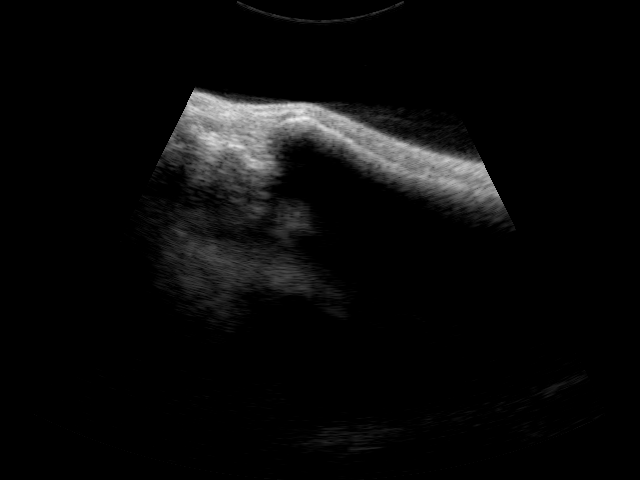
#> input picture Plantar/Scan_3d__bmp/Scan_3d__bmp/Image_121_169_12392.bmp, 640 x 480 px, given in place of Image_0_4_0.bmp, which was not available
$ jupyter execute Fliter_Bmp_Preprocess.ipynb
#> lines starting #> are read from the running program, lines starting #| are printed output that depends on the picture; after the words box and inside, x2 and y2 are one past the last pixel; in counts of white or black regions, pixels touching at a corner belong together; pictures that were not available may be replaced by others from this repository, and a replacement may not be noted
[cell 1]
import numpy as np
import cv2
import matplotlib.pyplot as plt
import glob
import os

from skimage.filters.rank import entropy
from skimage.morphology import disk
from skimage import morphology

[cell 2]
print("Start!")

direc = '/home/jeff/Documents/Ultrascan/Ultrascan_Py/Plantar/Scan_3d__bmp/Scan_3d__bmp/'
Img1 = cv2.imread(direc + 'Image_0_4_0.bmp', cv2.IMREAD_GRAYSCALE) # Load image
#> Img1 is the input picture: shape (480, 640); min 0, max 240, mean 10
Img2 = cv2.imread(direc + 'Image_1_5_85.bmp', cv2.IMREAD_GRAYSCALE) # Load image
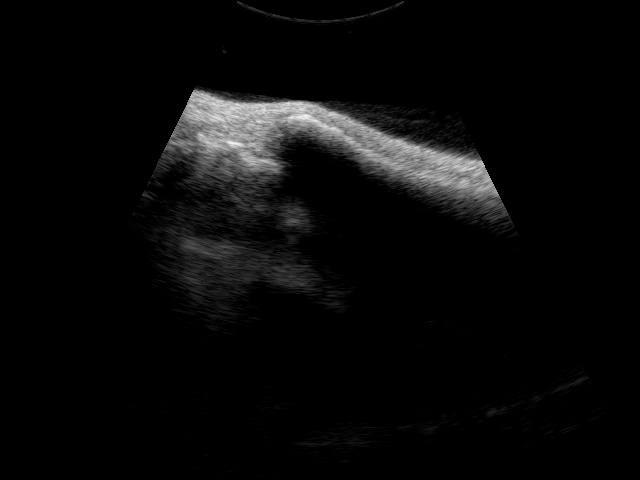
#> input picture Plantar/Scan_3d__bmp/Scan_3d__bmp/Image_128_178_13069.bmp, 640 x 480 px, given in place of Image_1_5_85.bmp, which was not available
#> Img2 is the input picture: shape (480, 640); min 0, max 243, mean 9.7

plt.figure()
plt.title("Image_0_4_0.bmp")
plt.imshow(Img1, plt.cm.gray)

plt.figure()
plt.title("Image_1_5_85.bmp")
plt.imshow(Img2, plt.cm.gray)

[cell 3]
# Shows the histogram of Img1
plt.figure()
plt.title("Histogram of the first image")
plt.hist(Img1.ravel(), bins=256, range=(0.0, 255), fc='k', ec='k')
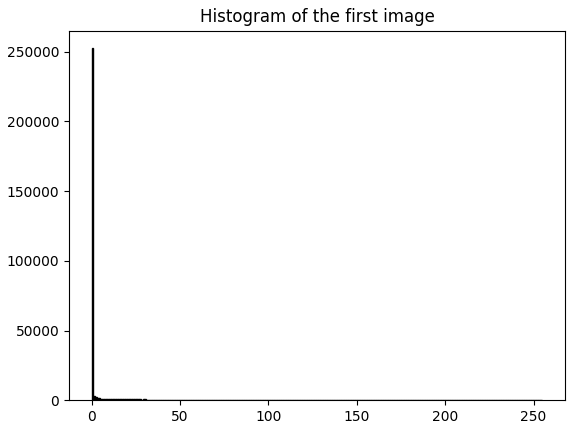
#> figure drawn by matplotlib, 1 panel; tallest bar 252549 high, from x = 0 to 0.996

[cell 4]
# Tranposes Img1 then flattens by rows
# Same thing as flattening Img1 by columns
Img1_V = np.transpose(Img1, (1, 0)).flatten()
# Returns indices of the zero elements
# Turns all the 0s to 128s, essentially removes the black spots
Zeros_Img1 = np.where(np.array(Img1_V) == 0)[0]
for i in range(0, len(Zeros_Img1)):
    j = Zeros_Img1[i]
    Img1_V[j] = 128

[cell 5]
[length, width] = Img1.shape
#> length = 480; width = 640

Img1_V_Gray = np.reshape(Img1_V, (width, length))
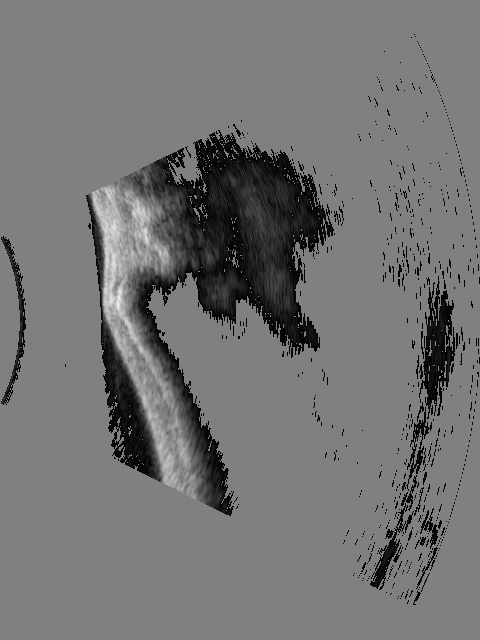
#> Img1_V_Gray: shape (640, 480); min 1, max 240, mean 115.2
Img1_V_Gray_true = np.transpose(Img1_V_Gray, (1, 0))
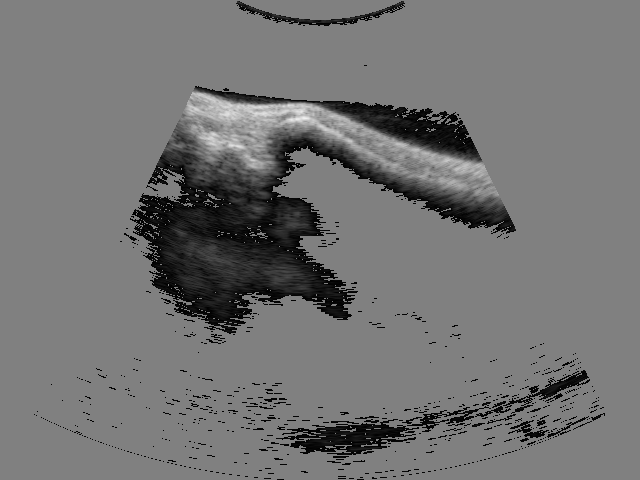
#> Img1_V_Gray_true: shape (480, 640); min 1, max 240, mean 115.2

plt.figure()
plt.title("Img1")
plt.imshow(Img1, plt.cm.gray)

plt.figure()
plt.title("Image1 Vertical Grayscale")
plt.imshow(Img1_V_Gray_true, plt.cm.gray)

[cell 6]
# [10 lines of commented-out code are left out]

[cell 7]
E = entropy(Img1, disk(5))
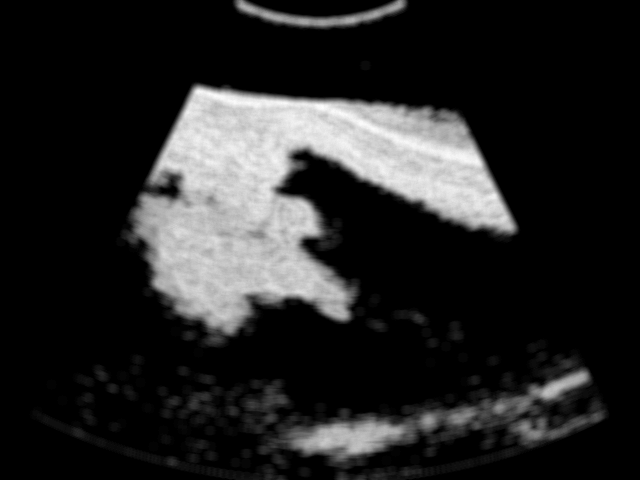
#> E: shape (480, 640) float64; min 0, max 6.14, mean 0.923; drawn with min black and max white
# All values in E are now in the range 0 to 1
Eim = E * 1/E.max()

plt.figure()
plt.title("Img1")
plt.imshow(Img1, plt.cm.gray)

plt.figure()
plt.title("Entropy Img")
plt.imshow(Eim, plt.cm.gray)

[cell 8]
plt.figure()
plt.title("Img1")
plt.imshow(Img1, plt.cm.gray)

# Converts pixels above .8 to 1 and below to 0.
ret, BW1 = cv2.threshold(Eim, .8, 1, cv2.THRESH_BINARY)
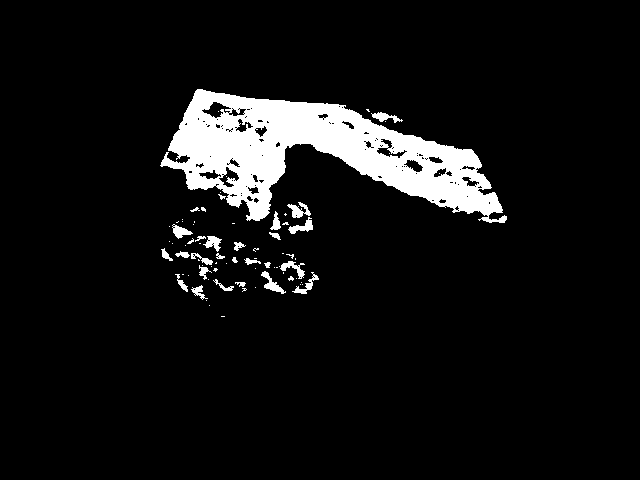
#> BW1: shape (480, 640) float64; values 0 (black) and 1 (white), 7.5% white; 78 white regions (51 under 20 px), largest, box (x1, y1, x2, y2) and area: (160, 89, 507, 223) 20362, (261, 271, 286, 294) 191, (287, 202, 311, 218) 190
BW1 = BW1.astype(int)

plt.figure()
plt.title("Black and White")
plt.imshow(BW1, plt.cm.gray)
